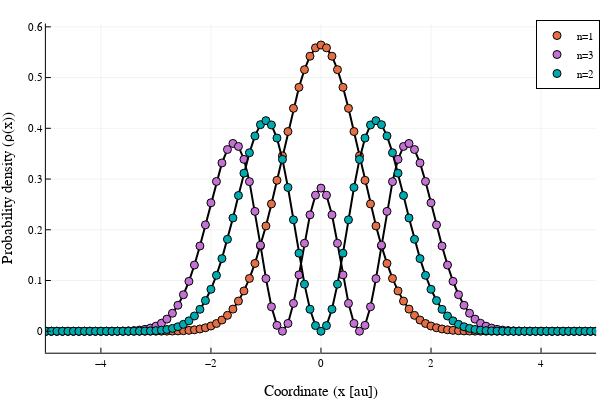

The cell this chart's notebook holds for it:
### Code cell
range_to_show=range(1,step=1,length=3)
fig2 = plot_eigenstates(simulation_info, output_data,range_to_show)
fig2 = plot!(fig2,xlim=(-5,5))
display(fig2)

### Figure 1 — Plotly figure (JSON) as saved in the notebook; plotly's stock layout.template omitted (floating-point values rounded to 4 significant figures; data arrays with more than 128 entries replaced by an {"elided": "..."} marker saying what was removed)
{"data": [{"colorbar": {"len": 0.9143, "title": "", "x": 0.9934, "y": 0.533}, "legendgroup": "", "line": {"color": "rgba(0, 0, 0, 1.000)", "dash": "solid", "shape": "linear", "width": 2}, "mode": "lines", "name": "", "showlegend": false, "type": "scatter", "x": {"elided": "1000 float values"}, "xaxis": "x", "y": {"elided": "1000 float values"}, "yaxis": "y"}, {"colorbar": {"len": 0.9143, "title": "", "x": 0.9934, "y": 0.533}, "legendgroup": "n=1", "marker": {"color": "rgba(227, 111, 71, 1.000)", "line": {"color": "rgba(0, 0, 0, 1.000)", "width": 1}, "size": 8, "symbol": "circle"}, "mode": "markers", "name": "n=1", "showlegend": true, "type": "scatter", "x": {"elided": "1000 float values"}, "xaxis": "x", "y": {"elided": "1000 float values"}, "yaxis": "y"}, {"colorbar": {"len": 0.9143, "title": "", "x": 0.9934, "y": 0.533}, "legendgroup": "", "line": {"color": "rgba(0, 0, 0, 1.000)", "dash": "solid", "shape": "linear", "width": 2}, "mode": "lines", "name": "", "showlegend": false, "type": "scatter", "x": {"elided": "1000 float values"}, "xaxis": "x", "y": {"elided": "1000 float values"}, "yaxis": "y"}, {"colorbar": {"len": 0.9143, "title": "", "x": 0.9934, "y": 0.533}, "legendgroup": "n=3", "marker": {"color": "rgba(195, 113, 210, 1.000)", "line": {"color": "rgba(0, 0, 0, 1.000)", "width": 1}, "size": 8, "symbol": "circle"}, "mode": "markers", "name": "n=3", "showlegend": true, "type": "scatter", "x": {"elided": "1000 float values"}, "xaxis": "x", "y": {"elided": "1000 float values"}, "yaxis": "y"}, {"colorbar": {"len": 0.9143, "title": "", "x": 0.9934, "y": 0.533}, "legendgroup": "", "line": {"color": "rgba(0, 0, 0, 1.000)", "dash": "solid", "shape": "linear", "width": 2}, "mode": "lines", "name": "", "showlegend": false, "type": "scatter", "x": {"elided": "1000 float values"}, "xaxis": "x", "y": {"elided": "1000 float values"}, "yaxis": "y"}, {"colorbar": {"len": 0.9143, "title": "", "x": 0.9934, "y": 0.533}, "legendgroup": "n=2", "marker": {"color": "rgba(0, 170, 174, 1.000)", "line": {"color": "rgba(0, 0, 0, 1.000)", "width": 1}, "size": 8, "symbol": "circle"}, "mode": "markers", "name": "n=2", "showlegend": true, "type": "scatter", "x": {"elided": "1000 float values"}, "xaxis": "x", "y": {"elided": "1000 float values"}, "yaxis": "y"}], "layout": {"annotations": [], "height": 400, "legend": {"bgcolor": "rgba(255, 255, 255, 1.000)", "bordercolor": "rgba(0, 0, 0, 1.000)", "borderwidth": 1, "font": {"color": "rgba(0, 0, 0, 1.000)", "family": "sans-serif", "size": 11}, "title": {"font": {"color": "rgba(0, 0, 0, 1.000)", "family": "sans-serif", "size": 15}, "text": ""}, "tracegroupgap": 0, "traceorder": "normal", "x": 1, "xanchor": "auto", "y": 1, "yanchor": "auto"}, "margin": {"b": 20, "l": 0, "r": 0, "t": 20}, "paper_bgcolor": "rgba(255, 255, 255, 1.000)", "plot_bgcolor": "rgba(255, 255, 255, 1.000)", "showlegend": true, "width": 600, "xaxis": {"anchor": "y", "domain": [0.07647, 0.9934], "gridcolor": "rgba(0, 0, 0, 0.100)", "gridwidth": 0.5, "linecolor": "rgba(0, 0, 0, 1.000)", "mirror": false, "range": [-5, 5], "showgrid": true, "showline": true, "showticklabels": true, "tickangle": 0, "tickcolor": "rgb(0, 0, 0)", "tickfont": {"color": "rgba(0, 0, 0, 1.000)", "family": "sans-serif", "size": 11}, "ticks": "inside", "title": "Coordinate (x [au])", "titlefont": {"color": "rgba(0, 0, 0, 1.000)", "family": "sans-serif", "size": 15}, "type": "-", "visible": true, "zeroline": false, "zerolinecolor": "rgba(0, 0, 0, 1.000)"}, "yaxis": {"anchor": "x", "domain": [0.07581, 0.9902], "gridcolor": "rgba(0, 0, 0, 0.100)", "gridwidth": 0.5, "linecolor": "rgba(0, 0, 0, 1.000)", "mirror": false, "showgrid": true, "showline": true, "showticklabels": true, "tickangle": 0, "tickcolor": "rgb(0, 0, 0)", "tickfont": {"color": "rgba(0, 0, 0, 1.000)", "family": "sans-serif", "size": 11}, "ticks": "inside", "title": "Probability density (ρ(x))", "titlefont": {"color": "rgba(0, 0, 0, 1.000)", "family": "sans-serif", "size": 15}, "type": "-", "visible": true, "zeroline": false, "zerolinecolor": "rgba(0, 0, 0, 1.000)"}}}
